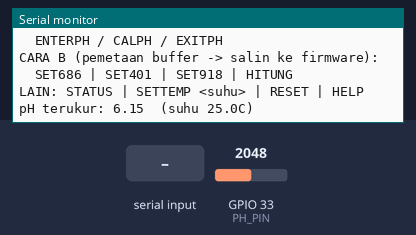
A sketch run on a simulated ESP32. On the bench: the last lines printed to the serial monitor. The test bench sets the inputs (shaded band); at power-on: GPIO 33 (PH_PIN) = 2048 (analog values on the 0–4095 scale). EEPROM starts erased.

Above: at 1.7 s.
1.8 s: "HELP 1\n" received over Serial
At 2.9 s:
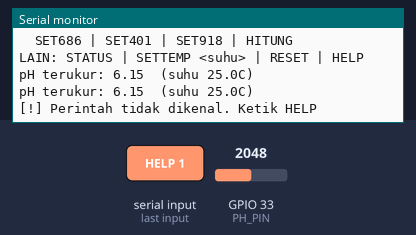
3.8 s: "STATUS\n" received over Serial
At 5.3 s:
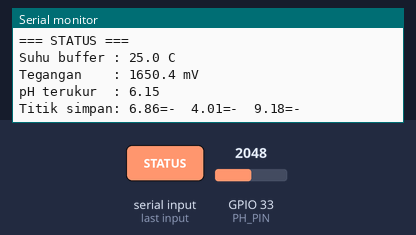
5.6 s: "SET686\n" received over Serial
At 6.4 s:
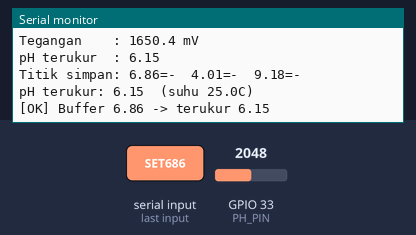
7.2 s: "HITUNG\n" received over Serial
At 8.4 s:
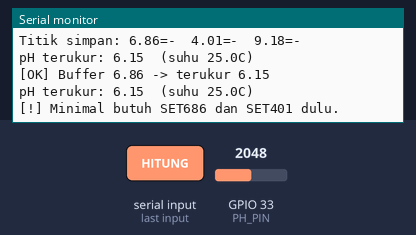
8.9 s: "RESET\n" received over Serial
At 10.2 s:
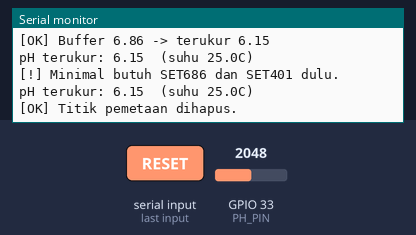
10.5 s: "SETTEMP\n" received over Serial
At 11.1 s:
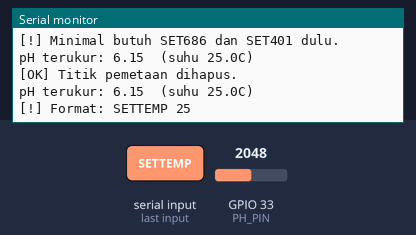

The sketch:

kalibrasi_ph.ino
```cpp
// ============================================================
// KALIBRASI pH (TERPISAH) — DFRobot Gravity SEN0161-V2
// Koneksi: AO -> GPIO33 (ADC1), VCC -> 3.3V/5V, GND -> GND
// Serial Monitor: 115200 baud, Newline
//
// Buffer NBS yang dipakai: 4.01 / 6.86 / 9.18 (25°C)
// Bilas probe dengan aquades + tepuk tisu antar buffer (jangan digosok).
//
// ===== DUA CARA KALIBRASI (PAKAI SALAH SATU) =====
//
// [A] Standar DFRobot -> tersimpan di EEPROM (ikut terbaca firmware):
//       ENTERPH -> celup buffer 6.86 -> ketik CALPH
//       -> bilas, celup buffer 4.01 -> ketik CALPH -> ketik EXITPH
//     Jika pakai cara ini, di firmware set:
//       #define PH_CAL_SLOPE    1.0f
//       #define PH_CAL_OFFSET   (0.0f)
//
// [B] Pemetaan buffer -> hasilnya disalin ke firmware:
//       celup buffer 6.86, tunggu stabil -> ketik SET686
//       celup buffer 4.01, tunggu stabil -> ketik SET401
//       celup buffer 9.18 (opsional)     -> ketik SET918
//       ketik HITUNG -> salin PH_CAL_SLOPE / PH_CAL_OFFSET ke firmware
//
// Perintah lain: STATUS, SETTEMP <suhu>, RESET, HELP
// ============================================================
#include <EEPROM.h>
#include "DFRobot_PH.h"

#define PH_PIN       33
#define EEPROM_SIZE  64     // DFRobot_PH pakai alamat 0..31

DFRobot_PH ph;
float temperatureC = 25.0;   // suhu larutan buffer (ubah via SETTEMP)

// Titik pemetaan (cara B)
bool  has686 = false, has401 = false, has918 = false;
float m686 = 0, m401 = 0, m918 = 0;   // pH terukur saat di tiap buffer

float readVoltageMV(uint8_t samples = 15) {
    uint32_t sum = 0;
    for (uint8_t i = 0; i < samples; i++) { sum += analogRead(PH_PIN); delay(10); }
    return (float)sum / samples * 3300.0f / 4095.0f;
}

float readPHMeasured() {          // sama persis dengan firmware (phMeasured)
    return ph.readPH(readVoltageMV(), temperatureC);
}

void printHelp() {
    Serial.println("\n=== PERINTAH ===");
    Serial.println("CARA A (EEPROM, ikut firmware):");
    Serial.println("  ENTERPH / CALPH / EXITPH");
    Serial.println("CARA B (pemetaan buffer -> salin ke firmware):");
    Serial.println("  SET686 | SET401 | SET918 | HITUNG");
    Serial.println("LAIN: STATUS | SETTEMP <suhu> | RESET | HELP");
}

void printStatus() {
    float v = readVoltageMV();
    float p = ph.readPH(v, temperatureC);
    Serial.println("\n=== STATUS ===");
    Serial.printf("Suhu buffer : %.1f C\n", temperatureC);
    Serial.printf("Tegangan    : %.1f mV\n", v);
    Serial.printf("pH terukur  : %.2f\n", p);
    Serial.printf("Titik simpan: 6.86=%s  4.01=%s  9.18=%s\n",
        has686 ? String(m686, 2).c_str() : "-",
        has401 ? String(m401, 2).c_str() : "-",
        has918 ? String(m918, 2).c_str() : "-");
}

void hitung() {
    if (has686 && has401) {
        // 2 titik: (m401 -> 4.01) dan (m686 -> 6.86)
        float a = (6.86f - 4.01f) / (m686 - m401);
        float b = 4.01f - a * m401;
        Serial.println("\n=== HASIL KALIBRASI (salin ke firmware) ===");
        Serial.printf("pH_true = %.6f * pH_terukur %s %.6f\n", a, b < 0 ? "-" : "+", fabs(b));
        Serial.printf("#define PH_CAL_SLOPE    %.6ff\n", a);
        Serial.printf("#define PH_CAL_OFFSET   (%.6ff)\n", b);
        Serial.println("(cek: SET401 -> " + String(a * m401 + b, 2) +
                       ", SET686 -> " + String(a * m686 + b, 2) + ")");
    } else {
        Serial.println("[!] Minimal butuh SET686 dan SET401 dulu.");
    }

    if (has686 && has918) {   // area basa (opsional, untuk 3 titik)
        float a2 = (9.18f - 6.86f) / (m918 - m686);
        float b2 = 6.86f - a2 * m686;
        Serial.printf("\nArea basa (> %.2f terukur): pH_true = %.6f*x %s %.6f\n",
            m686, a2, b2 < 0 ? "-" : "+", fabs(b2));
        Serial.println("(firmware sekarang 2 titik; untuk 3 titik bilang saja)");
    }
}

void handleCommand(String cmd, float measured) {
    cmd.trim();
    if (cmd.length() == 0) return;
    String up = cmd; up.toUpperCase();

    if (up == "HELP")          { printHelp(); return; }
    if (up == "STATUS")        { printStatus(); return; }

    if (up == "SET686") { has686 = true; m686 = measured; Serial.printf("[OK] Buffer 6.86 -> terukur %.2f\n", m686); return; }
    if (up == "SET401") { has401 = true; m401 = measured; Serial.printf("[OK] Buffer 4.01 -> terukur %.2f\n", m401); return; }
    if (up == "SET918") { has918 = true; m918 = measured; Serial.printf("[OK] Buffer 9.18 -> terukur %.2f\n", m918); return; }
    if (up == "HITUNG") { hitung(); return; }

    if (up == "RESET") {
        has686 = has401 = has918 = false;
        Serial.println("[OK] Titik pemetaan dihapus.");
        return;
    }

    if (up.startsWith("SETTEMP")) {
        int sp = cmd.indexOf(' ');
        if (sp > 0) {
            temperatureC = cmd.substring(sp + 1).toFloat();
            Serial.printf("[OK] Suhu buffer = %.1f C\n", temperatureC);
        } else {
            Serial.println("[!] Format: SETTEMP 25");
        }
        return;
    }

    // Cara A: teruskan ke library DFRobot (EEPROM)
    if (up.indexOf("ENTERPH") >= 0 || up.indexOf("CALPH") >= 0 || up.indexOf("EXITPH") >= 0) {
        float voltage = readVoltageMV();
        ph.calibration(voltage, temperatureC, (char*)cmd.c_str());
        if (up.indexOf("EXITPH") >= 0) { EEPROM.commit(); Serial.println("[OK] Kalibrasi EEPROM disimpan."); }
        return;
    }

    Serial.println("[!] Perintah tidak dikenal. Ketik HELP");
}

void setup() {
    Serial.begin(115200);
    delay(500);
    pinMode(PH_PIN, INPUT);
    analogReadResolution(12);
    analogSetPinAttenuation(PH_PIN, ADC_11db);

    EEPROM.begin(EEPROM_SIZE);
    ph.begin();

    Serial.println("\n=== KALIBRASI pH (TERPISAH) ===");
    Serial.println("Buffer: 6.86 (utama) / 4.01 / 9.18 @25C");
    printHelp();
}

void loop() {
    float measured = readPHMeasured();
    Serial.printf("pH terukur: %.2f  (suhu %.1fC)\n", measured, temperatureC);

    if (Serial.available()) {
        String cmd = Serial.readStringUntil('\n');
        handleCommand(cmd, measured);
    }
    delay(1500);
}
```

Measured:
- after the input at 1.8 s, the serial monitor: prints a new line after 0.52 s (image 1)
- after the input at 3.8 s, the serial monitor: prints a new line after 0.33 s (image 2)
- after the input at 5.6 s, the serial monitor: prints a new line after 0.18 s (image 3)
- after the input at 7.2 s, the serial monitor: prints a new line after 0.24 s (image 4)
- after the input at 8.9 s, the serial monitor: prints a new line after 0.19 s (image 5)
- after the input at 10.5 s, the serial monitor: prints a new line after 0.24 s (image 6)
